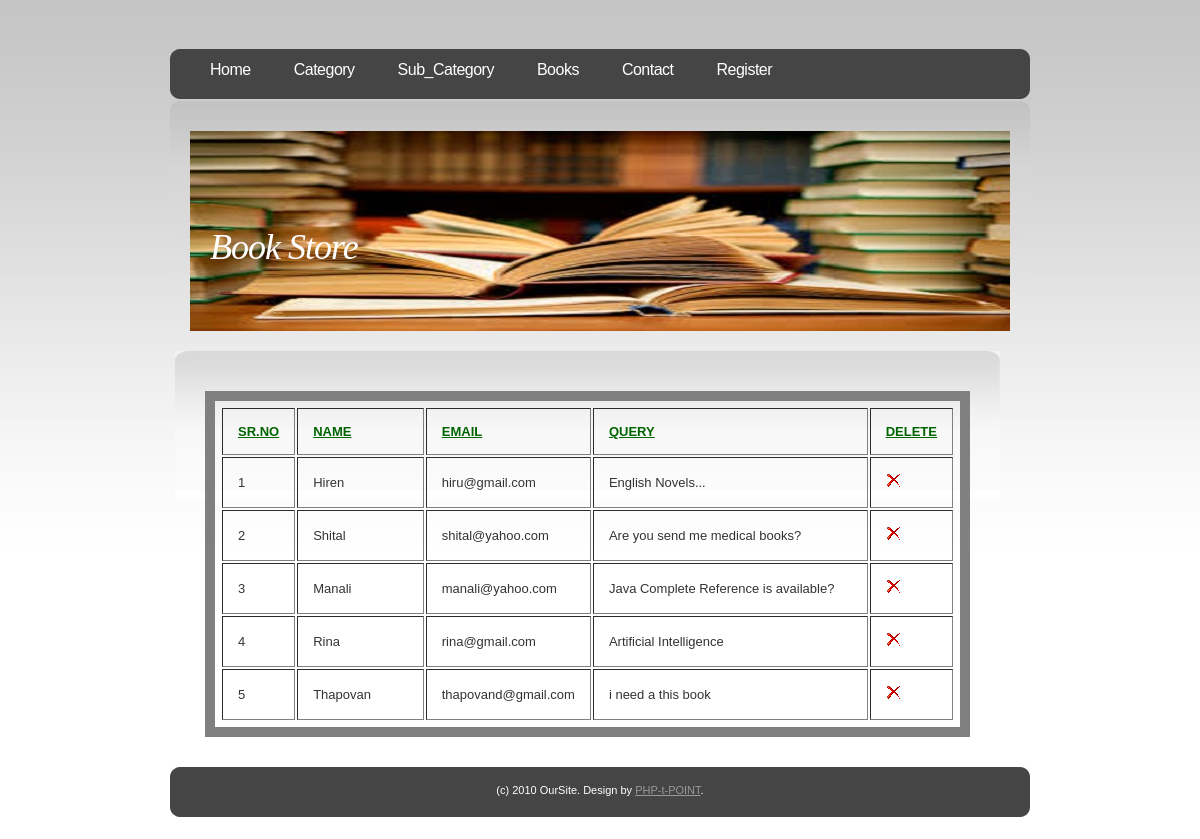
Page /admin/contact.php on the committed database.
### tables this page shows
CREATE TABLE IF NOT EXISTS `contact` (
  `con_id` int(4) NOT NULL AUTO_INCREMENT,
  `con_nm` varchar(25) NOT NULL,
  `con_email` varchar(35) NOT NULL,
  `con_query` longtext NOT NULL,
  PRIMARY KEY (`con_id`)
);

### admin/contact.php (the view, shortened to what this page needs)
<?php
require('includes/config.php');
	$q="select * from contact";
	 $res=mysqli_query($conn,$q) or die("Can't Execute Query...");
	?>
<!DOCTYPE html PUBLIC "-//W3C//DTD XHTML 1.0 Strict//EN" "http://www.w3.org/TR/xhtml1/DTD/xhtml1-strict.dtd">
<html xmlns="http://www.w3.org/1999/xhtml">
<head>
		<?php
			include("includes/head.inc.php");
		?>
</head>
<body>
<div id="header">
	<div id="menu">
		<?php
			include("includes/menu.inc.php");
		?>
	</div>
</div>
<div id="logo-wrap">
<div id="logo">
		<?php
			include("includes/logo.inc.php");
		?>
</div>
</div>
<div id="page">
	<div id="content">
		<div class="post">
			<h1 class="title"></h1>
			<div class="entry">
					<table border='1' WIDTH='100%'>
						<tr>
								<td WIDTH='10%' style="color:darkgreen"><b><u>SR.NO</u></b>
								<TD style="color:darkgreen" WIDTH='20%'><b><u>NAME</u></b>
								<TD style="color:darkgreen" WIDTH='20%'><b><u>EMAIL</u></b>
								<TD style="color:darkgreen" WIDTH='50%'><b><u>QUERY</u></b>
								<TD style="color:darkgreen" WIDTH='25%'><b><u>DELETE</u></b>
						</tr>
						<?php
							$count=1;
							while($row=mysqli_fetch_assoc($res))
							{
							echo '<tr>
										<td>'.$count.'
										<td>'.$row['con_nm'].'
										<td>'.$row['con_email'].'
										<td>'.$row['con_query'].'
										<td><a href="process_del_contact.php?sid='.$row['con_id'].'"><img src="images/drop.png" ></a>
									</tr>';
									$count++;
							}
						?>
					</TABLE>
			</div>
		</div>
	</div>
	<div style="clear: both;">&nbsp;</div>
</div>
<div id="footer">
			<?php
				include("includes/footer.inc.php");
			?>
</div>
</body>
</html>

### admin/default.css (style rules this page uses)
body { margin-top: 49px; padding: 0; background: url(images/img01.jpg) repeat-x left top; font-family: "Trebuchet MS", Arial, Helvetica, sans-serif; font-size: 13px; color: #333333; }
h1, h2, h3 { margin: 0; font-weight: normal; color: #559106; }
h1 { letter-spacing: -1px; font-size: 32px; }
a:link { color: #4E8006; }
img { border: none; }
#header { width: 860px; height: 52px; margin: 0 auto; background: url(images/img02.jpg) no-repeat left top; }
#menu { float: left; width: 860px; height: 54px; }
#logo-wrap { width: 860px; margin: 0 auto; padding: 30px 0 20px 0; background: url(images/img03.jpg) no-repeat left top; }
#logo { width: 820px; height: 200px; margin: 0 auto; background: url(images/headerlogo1.jpg) no-repeat left top; }
#page { width: 850px; margin: 0 auto; }
#content { float: left; width: 825px; background: url(images/img10.jpg) no-repeat left top; }
.post { padding: 15px 15px; }
.post .title { margin-bottom: 20px; padding-bottom: 5px; }
.post .entry { padding: 0 15px; }
#footer { margin: 0 auto; height: 64px; min-height: 64px; padding: 0; }
html>body #footer { height: auto; }

### admin/contact.php (style rules this page uses)
table { padding:5px;border:10px solid gray }
td,th { padding:15px }

### rows in the picture
contact: con_nm "Hiren", con_email "hiru@gmail.com", con_query "English Novels..."
contact: con_nm "Shital", con_email "shital@yahoo.com", con_query "Are you send me medical books?"
contact: con_nm "Manali", con_email "manali@yahoo.com", con_query "Java Complete Reference is available?"
contact: con_nm "Rina", con_email "rina@gmail.com", con_query "Artificial Intelligence"
contact: con_nm "Thapovan", con_email "thapovand@gmail.com", con_query "i need a this book"
